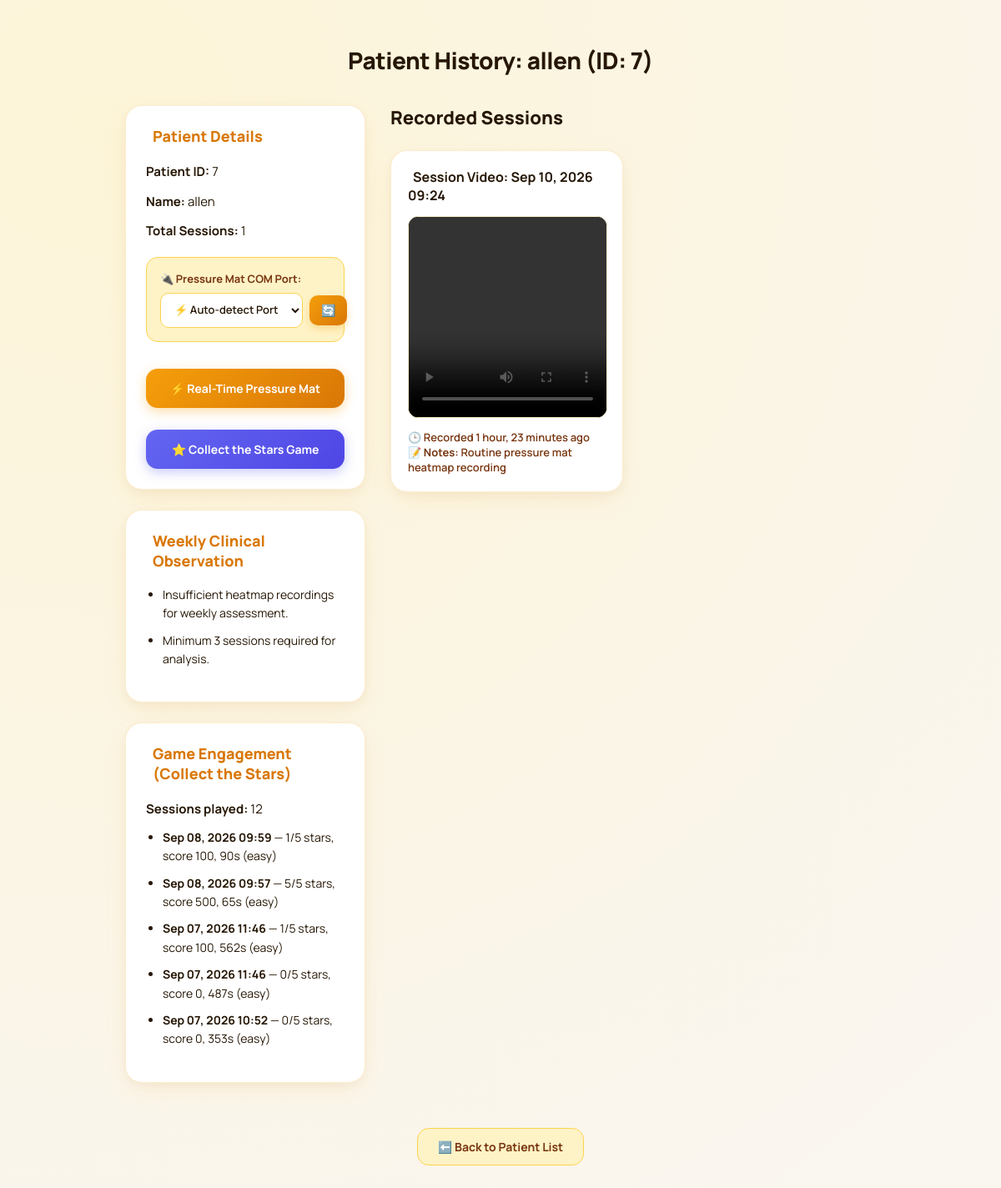
The app's page /patient/7/readings/ with its own data.
### pressure_app/models.py (models this page shows, shortened)
class Patient(models.Model):
    name = models.CharField(max_length=100)
    patient_id = models.CharField(max_length=20, unique=True)
    contact_info = models.CharField(max_length=100)
    notes = models.TextField(blank=True)
    created_at = models.DateTimeField(auto_now_add=True, null=True, blank=True)

class GameSession(models.Model):
    GAME_TYPES = [
        ('collect_the_stars', 'Collect the Stars'),
    ]
    patient = models.ForeignKey(Patient, on_delete=models.CASCADE, related_name='game_sessions')
    game_type = models.CharField(max_length=50, choices=GAME_TYPES, default='collect_the_stars')
    started_at = models.DateTimeField(auto_now_add=True)
    duration_seconds = models.FloatField(default=0.0)
    difficulty = models.CharField(max_length=20, default='easy')  # easy / medium / hard
    target_count = models.PositiveIntegerField(default=5)
    stars_collected = models.PositiveIntegerField(default=0)
    score = models.PositiveIntegerField(default=0)
    path_data = models.JSONField(default=list, blank=True)
    star_events = models.JSONField(default=list, blank=True)
    session_notes = models.TextField(blank=True)

class PatientVideo(models.Model):
    patient = models.ForeignKey(Patient, on_delete=models.CASCADE, related_name='videos')
    video_file = models.FileField(upload_to='patient_videos/')
    timestamp = models.DateTimeField(auto_now_add=True)
    notes = models.TextField(blank=True)

### pressure_app/views.py (the view, shortened to what this page needs)
# urls.py: path('patient/<str:patient_id>/readings/', views.get_patient_readings, name='patient_readings'),
def get_patient_readings(request, patient_id):
    try:
        patient = Patient.objects.get(patient_id=patient_id)
        readings = patient.readings.filter(is_analysis_complete=True).order_by('-timestamp')
        videos = PatientVideo.objects.filter(patient=patient).order_by('-timestamp')
        for video in videos:
            video.observation = "Stable posture detected"
            latest_reading = patient.readings.order_by('-timestamp').first()
            if latest_reading:
                if abs(latest_reading.displacement_x) > 50:
                    video.observation = "Right/Left imbalance observed"
                elif abs(latest_reading.displacement_y) > 50:
                    video.observation = "Forward/Backward instability observed"
                elif "RIGHT" in latest_reading.movement_status:
                    video.observation = "Patient shifted weight towards right side"
                elif "LEFT" in latest_reading.movement_status:
                    video.observation = "Patient shifted weight towards left side"
                else:
                    video.observation = "Balanced pressure distribution detected"
        videos = patient.videos.all().order_by('-timestamp')
        video_count = videos.count()
        data = {
            'patient': {
                'name': patient.name,
                'patient_id': patient.patient_id
            },
            'readings': [
                {
                    'id': reading.id,
                    'timestamp': reading.timestamp.isoformat(),
                    'displacement_x': reading.displacement_x,
                    'displacement_y': reading.displacement_y,
                    'movement_status': reading.movement_status,
                    'type': 'reading'
                }
                for reading in readings
            ],
            'videos': [
                {
                    'id': video.id,
                    'timestamp': video.timestamp.isoformat(),
                    'video_url': request.build_absolute_uri(video.video_file.url),
                    'type': 'video'
                }
                for video in videos
            ]
        }
        from datetime import timedelta
        from django.utils import timezone
        one_week_ago = timezone.now() - timedelta(days=7)
        weekly_readings = readings.filter(
            timestamp__gte=one_week_ago
        )
        total_sessions = weekly_readings.count()
        stable_sessions = 0
        imbalance_sessions = 0
        left_bias = 0
        right_bias = 0
        cop_stable = 0
        cop_unstable = 0
        for reading in weekly_readings:
            pressure = reading.pressure_data
            if not pressure:
                continue
            try:
                left_pressure = 0
                right_pressure = 0
                for row in pressure:
                    left_pressure += sum(row[:10])
                    right_pressure += sum(row[10:])
                total = left_pressure + right_pressure
                if (
                    abs(reading.displacement_x) < 20 and
                    abs(reading.displacement_y) < 20
                ):
                    cop_stable += 1
                else:
                    cop_unstable += 1
            except Exception:
                pass
        if videos.count() < 3:
            observation = """
            <ul class='observation-list'>
                <li>Insufficient heatmap recordings for weekly assessment.</li>
                <li>Minimum 3 sessions required for analysis.</li>
            </ul>
            """
        weekly_stable = stable_sessions
        weekly_imbalanced = imbalance_sessions
        game_sessions = patient.game_sessions.order_by('-started_at')
        return render(request, 'pressure_app/patient_history.html', {
            'patient': patient,
            'readings': readings,
            'videos': videos,
            'observation': observation,
            'stable_sessions': weekly_stable,
            'imbalanced_sessions': weekly_imbalanced,
            'game_sessions': game_sessions,
        })
    except Patient.DoesNotExist:
        return JsonResponse({'error': 'Patient not found'}, status=404)

### pressure_app/templates/pressure_app/patient_history.html (shortened to what this page needs)
    {% load static %}
{% load static %}
{% block content %}
<div class="container">
    <h2 class="patient-title">Patient History: {{ patient.name }} (ID: {{ patient.patient_id }})</h2>
    <div class="dashboard-layout">
        <div class="left-panel">
            <div class="info-card">
                <h3> Patient Details</h3>
                <p><strong>Patient ID:</strong> {{ patient.patient_id }}</p>
                <p><strong>Name:</strong> {{ patient.name }}</p>
                <p><strong>Total Sessions:</strong> {{ videos.count }}</p>
                <div class="port-selection-box">
                    <label for="mat-port-select">
                        🔌 Pressure Mat COM Port:
                    </label>
                    <div style="display: flex; gap: 8px; align-items: center;">
                        <select id="mat-port-select">
                            <option value="auto">⚡ Auto-detect Port</option>
                        </select>
                        <button id="refresh-ports-btn" type="button" title="Refresh COM Ports">
                            🔄
                        </button>
                    </div>
                </div>
                <div style="display: flex; flex-direction: column; gap: 10px; margin-top: 14px;">
                    <a id="use-mat-btn" href="{% url 'mat_page' patient.patient_id %}" class="btn-play-cockpit" style="background: linear-gradient(135deg, #f59e0b, #d97706); color: white; text-align: center; text-decoration: none; font-weight: 700; font-size: 14px; padding: 14px; border-radius: 14px; display: flex; align-items: center; justify-content: center; gap: 8px; box-shadow: 0 4px 14px rgba(245, 158, 11, 0.35); transition: transform 0.2s ease;">
                        ⚡ Real-Time Pressure Mat
                    </a>
                    <a id="use-game-btn" href="{% url 'game_page' patient.patient_id %}" class="btn-play-cockpit" style="background: linear-gradient(135deg, #6366f1, #4f46e5); color: white; text-align: center; text-decoration: none; font-weight: 700; font-size: 14px; padding: 14px; border-radius: 14px; display: flex; align-items: center; justify-content: center; gap: 8px; box-shadow: 0 4px 14px rgba(99, 102, 241, 0.35); transition: transform 0.2s ease;">
                        ⭐ Collect the Stars Game
                    </a>
                </div>
            </div>
            <div class="weekly-card">
                <h3> Weekly Clinical Observation</h3>
                <div>
                    {{ observation|safe }}
                </div>
            </div>
            <div class="weekly-card">
                <h3> Game Engagement (Collect the Stars)</h3>
                {% if game_sessions %}
                <p><strong>Sessions played:</strong> {{ game_sessions.count }}</p>
                <ul class="observation-list">
                    {% for gs in game_sessions|slice:":5" %}
                    <li>
                        <strong>{{ gs.started_at|date:"M d, Y H:i" }}</strong> —
                        {{ gs.stars_collected }}/{{ gs.target_count }} stars,
                        score {{ gs.score }}, {{ gs.duration_seconds|floatformat:0 }}s
                        ({{ gs.difficulty }})
                    </li>
                    {% endfor %}
                </ul>
                {% else %}
                <p>No game sessions recorded yet — encourage {{ patient.name }} to try "Collect the Stars" for a fun way to keep up with regular mat checkups.</p>
                {% endif %}
            </div>
        </div>
        <div class="right-panel">
            <h3 class="history-title">Recorded Sessions</h3>
            <div class="session-list">
                {% for video in videos %}
                <div class="session-card">
                    <h4> Session Video: {{ video.timestamp|date:"M d, Y H:i" }}</h4>
                    <video controls src="{{ video.video_file.url }}" style="width: 100%; height: 240px; object-fit: contain; background: #0f172a; border-radius: 12px; border: 1px solid #FEF3C7;">
                        <source src="{{ video.video_file.url }}">
                    </video>
                    <div class="session-meta">
                        🕒 Recorded {{ video.timestamp|timesince }} ago
                        {% if video.notes %}<br>📝 <strong>Notes:</strong> {{ video.notes }}{% endif %}
                    </div>
                </div>
                {% empty %}
                <div class="no-sessions">
                    <i class="fas fa-folder-open" style="font-size: 2rem; color: #FCD34D; margin-bottom: 12px; display: block;"></i>
                    No recorded sessions found for this patient. Click "Start Recording" on the pressure mat page to record a live heatmap video.
                </div>
                {% endfor %}
            </div>
        </div>
    </div>
    <div style="margin-top: 30px; text-align: center;">
        <a href="{% url 'home' %}" class="back-btn">
            ⬅️ Back to Patient List
        </a>
    </div>
</div>
{% endblock %}

### pressure_app/templates/pressure_app/patient_history.html (style rules this page uses)
.container { width: 75%; max-width: 1200px; margin: 0 auto; padding: 30px 0 60px; }
.patient-title { text-align: center; font-size: 28px; font-weight: 800; margin-bottom: 35px; color: #261705; letter-spacing: -0.5px; }
.dashboard-layout { display: flex; gap: 30px; align-items: flex-start; }
.left-panel { width: 32%; position: sticky; top: 20px; }
.right-panel { width: 68%; }
.info-card, .weekly-card { background: #ffffff; border-radius: 20px; padding: 24px; margin-bottom: 24px; box-shadow: 0 10px 30px -5px rgba(245, 158, 11, 0.12), 0 4px 12px rgba(0, 0, 0, 0.03); border: 1px solid rgba(245, 158, 11, 0.2); }
.info-card h3, .weekly-card h3 { color: #D97706; margin-top: 0; margin-bottom: 18px; font-weight: 800; font-size: 18px; display: flex; align-items: center; }
.info-card p, .weekly-card p { color: #261705; font-size: 15px; line-height: 1.7; margin: 10px 0; }
.port-selection-box { margin-top: 18px; margin-bottom: 16px; background: #FEF3C7; padding: 16px; border-radius: 14px; border: 1px solid #FCD34D; }
.port-selection-box label { font-weight: 700; font-size: 13px; color: #78350F; display: block; margin-bottom: 8px; }
#mat-port-select { flex: 1; padding: 10px 12px; border-radius: 10px; border: 1px solid #FCD34D; font-size: 13px; font-family: 'Manrope', sans-serif; background: white; color: #261705; font-weight: 600; }
#refresh-ports-btn { padding: 10px 14px; background: linear-gradient(135deg, #F59E0B, #D97706); color: white; border: none; border-radius: 10px; cursor: pointer; font-size: 14px; font-weight: bold; box-shadow: 0 4px 10px rgba(245, 158, 11, 0.3); }
.btn-play-cockpit { display: block; text-align: center; margin-top: 16px; padding: 14px 20px; background: linear-gradient(135deg, #F59E0B, #D97706); color: #ffffff; border-radius: 14px; text-decoration: none; font-weight: 800; font-size: 14px; box-shadow: 0 6px 18px rgba(245, 158, 11, 0.35); transition: all 0.25s ease; }
.history-title { margin-top: 0; margin-bottom: 24px; color: #261705; font-size: 22px; font-weight: 800; }
.right-panel .session-list { display: grid; grid-template-columns: repeat(2, 1fr); gap: 24px; }
.session-card { background: #ffffff; border-radius: 20px; padding: 20px; box-shadow: 0 10px 30px -5px rgba(245, 158, 11, 0.12), 0 4px 12px rgba(0, 0, 0, 0.03); border: 1px solid rgba(245, 158, 11, 0.2); transition: all 0.3s cubic-bezier(0.16, 1, 0.3, 1); }
.session-card h4 { margin-top: 0; margin-bottom: 14px; font-size: 16px; font-weight: 700; color: #261705; }
.session-card video { width: 100%; height: 240px; object-fit: cover; border-radius: 12px; border: 1px solid #FEF3C7; }
.session-meta { margin-top: 14px; font-size: 13px; font-weight: 600; color: #78350F; }
.back-btn { display: inline-block; padding: 12px 24px; background: #FEF3C7; color: #78350F; border: 1px solid #FCD34D; border-radius: 14px; text-decoration: none; font-weight: 700; font-size: 14px; transition: all 0.25s ease; }
.observation-list { padding-left: 20px; margin-top: 10px; }
.observation-list li { color: #261705; margin-bottom: 10px; font-size: 14px; line-height: 1.6; }

### records on screen
Patient: name "allen", patient_id "7"
GameSession: started_at "Sep 08, 2026 09:59", stars_collected "1", target_count "5", score "100", duration_seconds "90", difficulty "easy"
GameSession: started_at "Sep 08, 2026 09:57", stars_collected "5", target_count "5", score "500", duration_seconds "65", difficulty "easy"
GameSession: started_at "Sep 07, 2026 11:46", stars_collected "1", target_count "5", score "100", duration_seconds "562", difficulty "easy"
GameSession: started_at "Sep 07, 2026 11:46", stars_collected "0", target_count "5", score "0", duration_seconds "487", difficulty "easy"
GameSession: started_at "Sep 07, 2026 10:52", stars_collected "0", target_count "5", score "0", duration_seconds "353", difficulty "easy"
PatientVideo: timestamp "Sep 10, 2026 09:24", timestamp "1 hour, 23 minutes", notes "Routine pressure mat heatmap recording"

### other values on screen
{{ videos.count }} "1"
{{ observation|safe }} "Insufficient heatmap recordings for weekly assessment. Minimum 3 sessions required for analysis."
{{ game_sessions.count }} "12"
